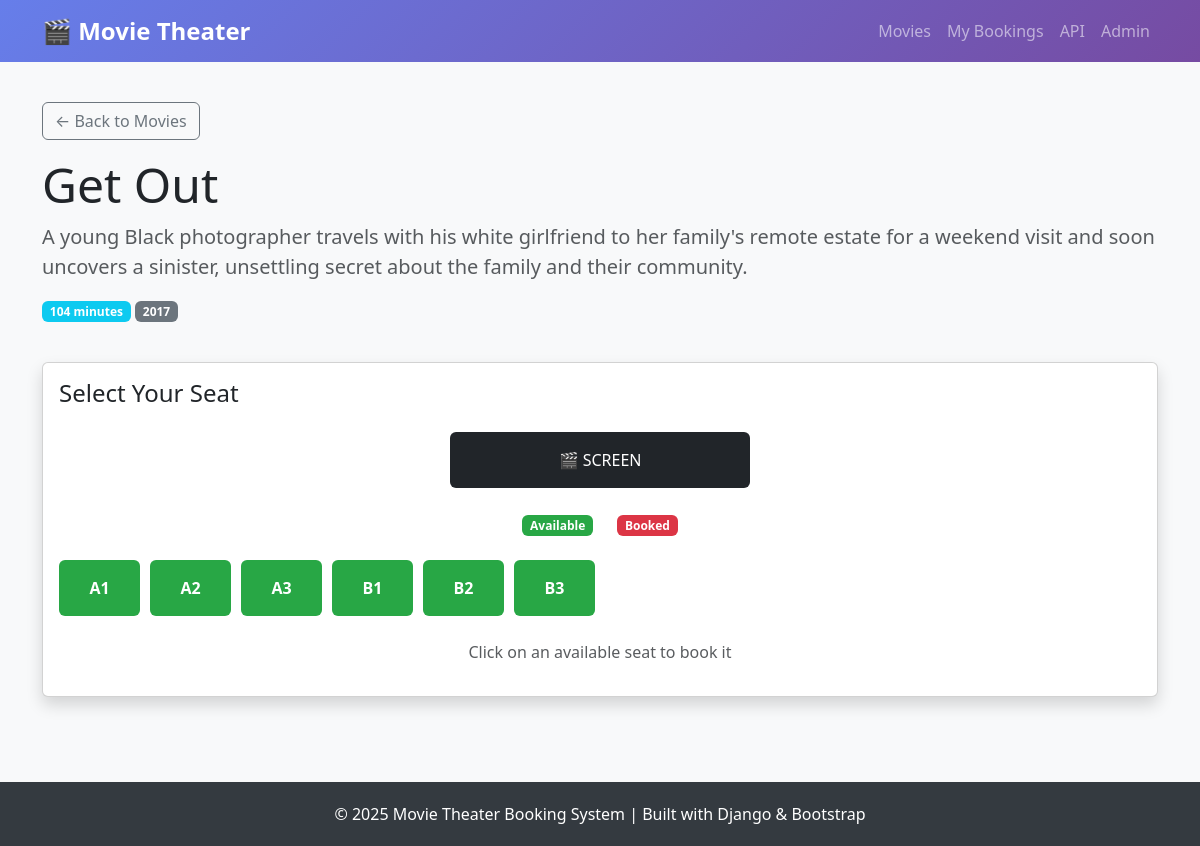
Screenshot of /book/4/ with the database file from the repository.
### bookings/models.py (models this page shows, shortened)
class Movie(models.Model):
    title = models.CharField(max_length=200)
    description = models.TextField()
    release_date = models.DateField()
    duration = models.IntegerField(help_text="Duration in minutes")
    class Meta:
        ordering = ['release_date']

class Seat(models.Model):
    SEAT_STATUS_CHOICES = [
        ('available', 'Available'),
        ('booked', 'Booked'),
    ]
    seat_number = models.CharField(max_length=10)
    status = models.CharField(
        max_length=20,
        choices=SEAT_STATUS_CHOICES,
        default='available'
    )
    movie = models.ForeignKey(
        Movie,
        on_delete=models.CASCADE,
        related_name='seats',
        null=True,
        blank=True
    )
    class Meta:
        ordering = ['seat_number']
        unique_together = ['seat_number', 'movie']  # Unique per movie

### bookings/views.py (the view, shortened to what this page needs)
# urls.py: path('book/<int:movie_id>/', views.seat_booking, name='book_seat'),
def seat_booking(request, movie_id):
    movie = get_object_or_404(Movie, id=movie_id)
    seats = Seat.objects.filter(movie=movie) | Seat.objects.filter(movie__isnull=True)
    return render(request, 'bookings/seat_booking.html', {
        'movie': movie,
        'seats': seats
    })

### bookings/templates/bookings/seat_booking.html (shortened to what this page needs)
{% extends 'bookings/base.html' %}
{% block content %}
<div class="row mb-4">
    <div class="col-12">
        <a href="{% url 'movie_list' %}" class="btn btn-outline-secondary mb-3">
            ← Back to Movies
        </a>
        <h1 class="display-5">{{ movie.title }}</h1>
        <p class="lead text-muted">{{ movie.description }}</p>
        <div class="mb-3">
            <span class="badge bg-info">{{ movie.duration }} minutes</span>
            <span class="badge bg-secondary">{{ movie.release_date|date:"Y" }}</span>
        </div>
    </div>
</div>
<div class="row">
    <div class="col-12">
        <div class="card shadow">
            <div class="card-body">
                <h4 class="card-title mb-4">Select Your Seat</h4>
                <div class="text-center mb-4">
                    <div class="p-3 bg-dark text-white rounded" style="max-width: 300px; margin: 0 auto;">
                        🎬 SCREEN
                    </div>
                </div>
                <div class="d-flex justify-content-center gap-4 mb-4">
                    <span><span class="badge seat-available">Available</span></span>
                    <span><span class="badge seat-booked">Booked</span></span>
                </div>
                {% if seats %}
                <form method="POST">
                    <div class="seat-grid">
                        {% for seat in seats %}
                            {% if seat.status == 'available' %}
                                <button type="submit" name="seat_id" value="{{ seat.id }}"
                                        class="btn seat-btn seat-available">
                                    {{ seat.seat_number }}
                                </button>
                            {% else %}
                                <button type="button" class="btn seat-btn seat-booked" disabled>
                                    {{ seat.seat_number }}
                                </button>
                            {% endif %}
                        {% endfor %}
                    </div>
                    <div class="text-center mt-4">
                        <p class="text-muted">Click on an available seat to book it</p>
                    </div>
                </form>
                {% else %}
                <div class="alert alert-warning text-center">
                    <h5>No Seats Available</h5>
                    <p class="mb-0">All seats for this movie are currently booked or no seats have been added yet.</p>
                </div>
                {% endif %}
            </div>
        </div>
    </div>
</div>
{% endblock %}

### bookings/templates/bookings/base.html (style rules this page uses)
body { background-color: #f8f9fa; }
.seat-grid { display: grid; grid-template-columns: repeat(auto-fill, minmax(80px, 1fr)); gap: 10px; margin-top: 20px; }
.seat-btn { padding: 15px; font-weight: bold; }
.seat-available { background-color: #28a745; color: white; }
.seat-booked { background-color: #dc3545; color: white; cursor: not-allowed; }

### rows the page displays
Movie: title "Get Out", description "A young Black photographer travels with his white girlfriend to her family's remote estate for a weekend visit and soon uncovers a sinister, unsettling secret about the family and their community.", duration "104", release_date "2017"
Seat: {{ seat.id }} 19 (drawn), seat_number "A1"
Seat: {{ seat.id }} 20 (drawn), seat_number "A2"
Seat: {{ seat.id }} 21 (drawn), seat_number "A3"
Seat: {{ seat.id }} 22 (drawn), seat_number "B1"
Seat: {{ seat.id }} 23 (drawn), seat_number "B2"
Seat: {{ seat.id }} 24 (drawn), seat_number "B3"
